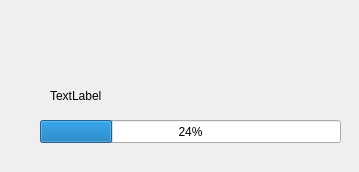
<?xml version="1.0" encoding="UTF-8"?>
<ui version="4.0">
 <class>Dialog</class>
 <widget class="QDialog" name="Dialog">
  <property name="geometry">
   <rect>
    <x>0</x>
    <y>0</y>
    <width>359</width>
    <height>172</height>
   </rect>
  </property>
  <property name="windowTitle">
   <string>Dialog</string>
  </property>
  <widget class="QProgressBar" name="progressBar">
   <property name="geometry">
    <rect>
     <x>40</x>
     <y>120</y>
     <width>301</width>
     <height>23</height>
    </rect>
   </property>
   <property name="value">
    <number>24</number>
   </property>
  </widget>
  <widget class="QLabel" name="label">
   <property name="geometry">
    <rect>
     <x>50</x>
     <y>80</y>
     <width>251</width>
     <height>31</height>
    </rect>
   </property>
   <property name="text">
    <string>TextLabel</string>
   </property>
  </widget>
 </widget>
 <resources/>
 <connections/>
</ui>
